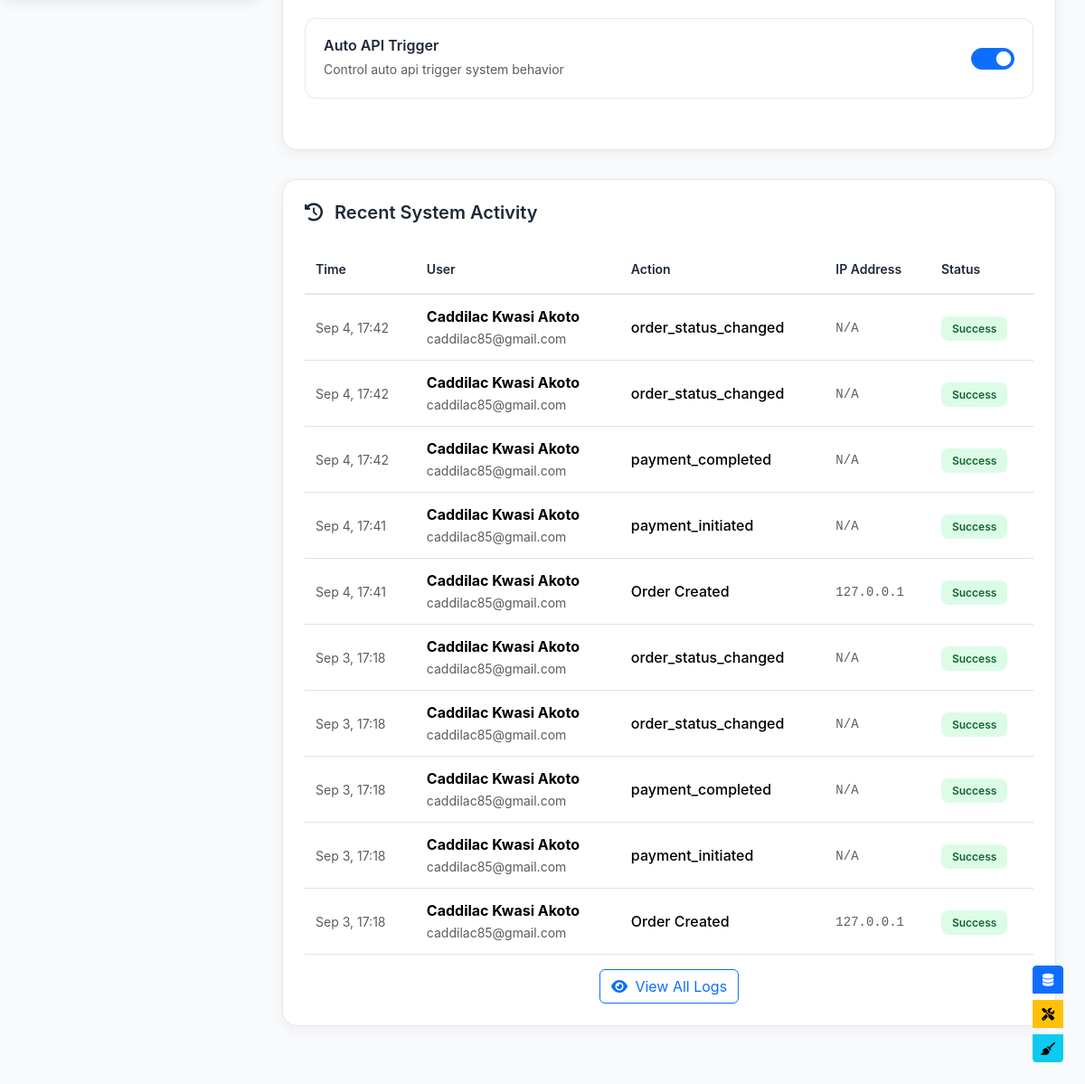
The page /dashboard/management/admin_dashboard/ (signed in, lower part) on the database as committed earlier.
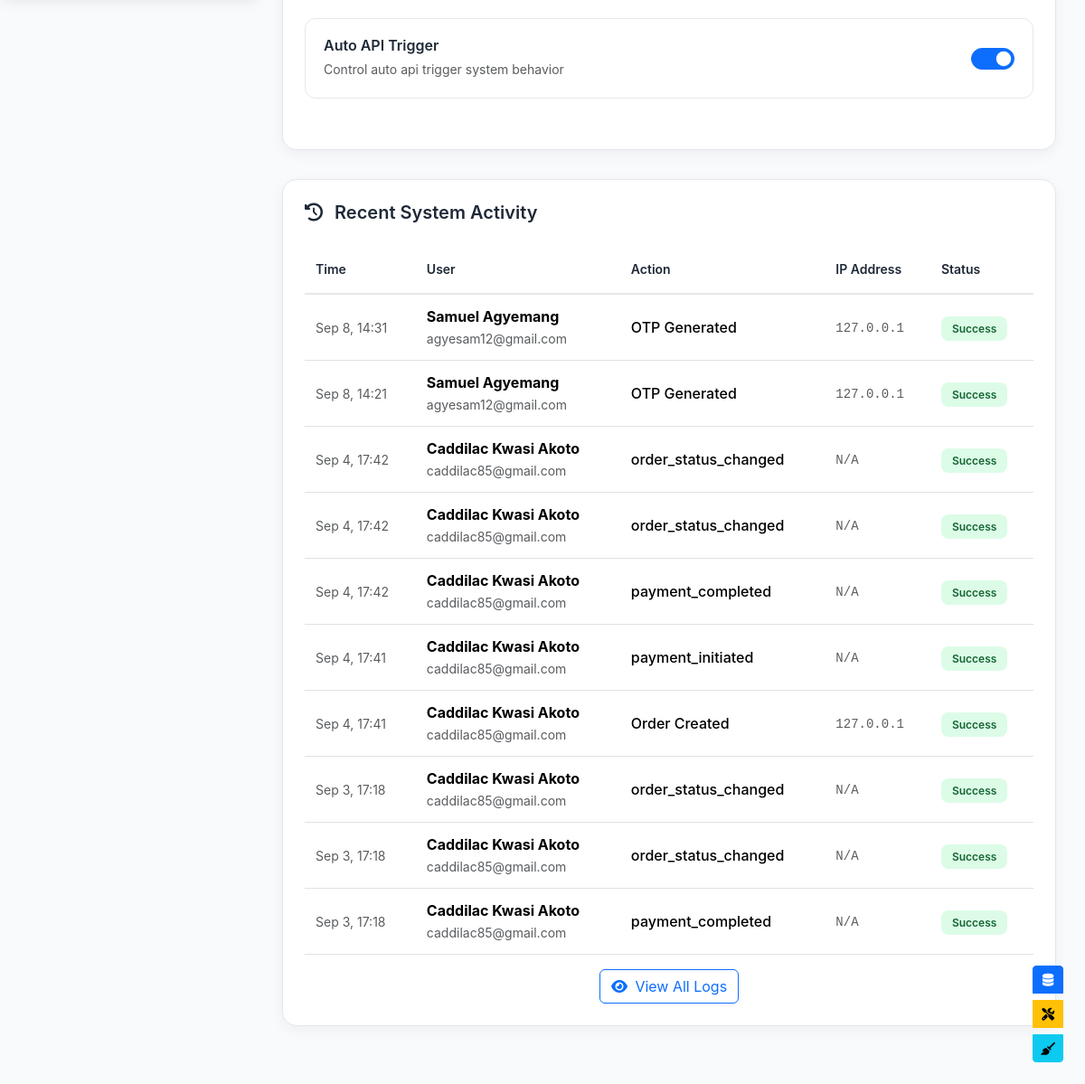
The same page on the database as committed later.
### authentication/models.py (models this page shows, shortened)
class SystemConfiguration(models.Model):
    CONFIG_CHOICES = [
        ('auto_api_trigger', 'Auto API Trigger'),
        ('maintenance_mode', 'Maintenance Mode'),
        ('email_notifications', 'Email Notifications'),
    ]
    key = models.CharField(max_length=50, choices=CONFIG_CHOICES, unique=True)
    value = models.BooleanField(default=True)
    description = models.TextField(blank=True)
    updated_by = models.ForeignKey(
        settings.AUTH_USER_MODEL,
        on_delete=models.SET_NULL,
        null=True,
        blank=True,
        limit_choices_to={'role': 'admin'}
    )
    created_at = models.DateTimeField(auto_now_add=True)
    updated_at = models.DateTimeField(auto_now=True)
    class Meta:
        verbose_name = "System Configuration"
        verbose_name_plural = "System Configurations"

class AuditLog(models.Model):
    id = models.CharField(primary_key=True, unique=True, max_length=20, default=generate_audit_id, editable=False)
    ACTION_CHOICES = [
        ('user_created', 'User Created'),
        ('user_created_failed', 'User Creation Failed'),  # Add this line
        ('user_login', 'User Login'),
        ('user_logout', 'User Logout'),
        ('email_verified', 'Email Verified'),
        ('email_verification_error', 'Email Verification Error'),  # Add this line
        ('otp_generated', 'OTP Generated'),
        ('otp_verified', 'OTP Verified'),
        ('otp_verification_failed', 'OTP Verification Failed'),  # Add this line
        ('otp_resent', 'OTP Resent'),  # Add this line
        ('otp_resend_failed', 'OTP Resend Failed'),  # Add this line
        ('account_locked', 'Account Locked'),
        ('account_unlocked', 'Account Unlocked'),
        ('order_created', 'Order Created'),
        ('payment_made', 'Payment Made'),
    ]
    user = models.ForeignKey(settings.AUTH_USER_MODEL, on_delete=models.SET_NULL, null=True, blank=True)
    action = models.CharField(max_length=30, choices=ACTION_CHOICES)
    details = models.JSONField(default=dict, blank=True)
    ip_address = models.GenericIPAddressField(null=True, blank=True)
    user_agent = models.TextField(blank=True,null=True)
    created_at = models.DateTimeField(auto_now_add=True)
    class Meta:
        ordering = ['-created_at']
        indexes = [
            models.Index(fields=['user', 'action']),
            models.Index(fields=['created_at']),
        ]

class CustomUser(AbstractUser):
    id = models.CharField(primary_key=True, unique=True, max_length=20, default=generate_user_id, editable=False)
    username = None
    ROLE_CHOICES = [
        ('customer', 'Customer'),
        ('agent', 'Agent'),
        ('admin', 'Admin'),
    ]
    ACCOUNT_STATUS_CHOICES = [
        ('pending_verification', 'Pending Email Verification'),
        ('active', 'Active'),
        ('suspended', 'Suspended'),
        ('deactivated', 'Deactivated'),
    ]
    full_name = models.CharField(max_length=255)
    phone_number = models.CharField(max_length=15, unique=True)
    email = models.EmailField(unique=True)
    role = models.CharField(max_length=20, choices=ROLE_CHOICES, default='customer')
    account_status = models.CharField(
        max_length=30,
        choices=ACCOUNT_STATUS_CHOICES,
        default='pending_verification'
    )
    email_verified = models.BooleanField(default=False)
    email_verified_at = models.DateTimeField(null=True, blank=True)
    last_login_attempt = models.DateTimeField(null=True, blank=True)
    failed_login_attempts = models.PositiveIntegerField(default=0)
    account_locked_until = models.DateTimeField(null=True, blank=True)
    created_at = models.DateTimeField(auto_now_add=True)
    updated_at = models.DateTimeField(auto_now=True)
    objects = CustomUserManager()
    USERNAME_FIELD = 'email'
    REQUIRED_FIELDS = ['full_name', 'phone_number']
    class Meta:
        indexes = [
            models.Index(fields=['email']),
            models.Index(fields=['phone_number']),
            models.Index(fields=['account_status']),
            models.Index(fields=['created_at']),
        ]

### management/views.py (the view)
# urls.py: path('admin_dashboard/', AdminDashboardView.as_view(), name='admin_dashboard'),
@method_decorator(admin_required, name='dispatch')
class AdminDashboardView(LoginRequiredMixin,TemplateView):
    template_name = 'management/admin_dashboard.html'
    def get_context_data(self, **kwargs):
        context = super().get_context_data(**kwargs)
        context['title'] = 'Admin Dashboard'
        context['page_header'] = 'Dashboard'
        context.update(self.get_dashboard_metrics())
        context.update(self.get_monthly_analysis())
        context.update(self.perform_system_health_checks())
        context['recent_audit_logs'] = AuditLog.objects.select_related('user').order_by('-created_at')[:10]
        context['system_configs'] = SystemConfiguration.objects.all()
        return context
    def get_dashboard_metrics(self):
        return {
            'total_users': CustomUser.objects.count(),
            'total_orders': DataBundleOrder.objects.count(),
            'total_revenue': Payment.objects.filter(status='success').aggregate(total=Sum('amount'))['total'] or 0,
            'orders_by_status': DataBundleOrder.objects.values('status').annotate(count=Count('status')),
        }
    def get_monthly_analysis(self):
        end_date = timezone.now()
        start_date = end_date - timedelta(days=180) # Last 6 months
        monthly_orders = DataBundleOrder.objects.filter(
            created_at__gte=start_date
        ).annotate(
            month=TruncMonth('created_at')
        ).values('month').annotate(
            count=Count('id')
        ).order_by('month')
        monthly_signups = CustomUser.objects.filter(
            created_at__gte=start_date
        ).annotate(
            month=TruncMonth('created_at')
        ).values('month').annotate(
            count=Count('id')
        ).order_by('month')
        order_months = [item['month'].strftime('%b %Y') for item in monthly_orders]
        order_counts = [item['count'] for item in monthly_orders]
        signup_months = [item['month'].strftime('%b %Y') for item in monthly_signups]
        signup_counts = [item['count'] for item in monthly_signups]
        return {
            'order_months': order_months,
            'order_counts': order_counts,
            'signup_months': signup_months,
            'signup_counts': signup_counts,
        }
    def perform_system_health_checks(self):
        health_issues = []
        orders_without_payment = DataBundleOrder.objects.filter(
            status__in=['pending', 'processing'],
            payment__isnull=True
        ).count()
        if orders_without_payment > 0:
            health_issues.append(f"⚠️ {orders_without_payment} pending/processing orders have no associated payment record.")
        completed_orders_with_failed_payments = DataBundleOrder.objects.filter(
            status='completed',
            payment__status='failed'
        ).count()
        if completed_orders_with_failed_payments > 0:
            health_issues.append(f"🚨 {completed_orders_with_failed_payments} completed orders have failed payment statuses. This indicates a data inconsistency.")
        payments_without_order = Payment.objects.filter(order__isnull=True).count()
        if payments_without_order > 0:
            health_issues.append(f"🚨 {payments_without_order} payments exist without a corresponding order.")
        users_inconsistency = CustomUser.objects.filter(
            account_status='active',
            email_verified=False
        ).count()
        if users_inconsistency > 0:
            health_issues.append(f"🚨 {users_inconsistency} users are marked 'active' but their email is not verified.")
        orders_with_missing_telco = DataBundleOrder.objects.filter(telco__isnull=True).count()
        if orders_with_missing_telco > 0:
            health_issues.append(f"🚨 {orders_with_missing_telco} orders have no associated Telco record.")
        return {'health_issues': health_issues}

### templates/management/admin_dashboard.html (shortened to what the changed rows need)
<!DOCTYPE html>
<html lang="en">
<head>
    <link href="https://cdnjs.cloudflare.com/ajax/libs/bootstrap/5.3.2/css/bootstrap.min.css" rel="stylesheet">
    <link href="https://cdnjs.cloudflare.com/ajax/libs/font-awesome/6.4.0/css/all.min.css" rel="stylesheet">
</head>
<body>
    <div class="main-wrapper">
        <div class="dashboard-content">
            <div class="table-section">
                <div class="config-grid">
                    {% for config in system_configs %}
                    <div class="config-card">
                        <div class="config-info">
                            <h6>{{ config.get_key_display }}</h6>
                            <small class="text-muted">
                                {% if config.description %}
                                    {{ config.description }}
                                {% else %}
                                    Control {{ config.get_key_display|lower }} system behavior
                                {% endif %}
                            </small>
                        </div>
                        <div class="form-check form-switch">
                            <input class="form-check-input" type="checkbox"
                                   id="config_{{ config.key }}"
                                   data-config="{{ config.key }}"
                                   {% if config.value %}checked{% endif %}
                                   onchange="toggleConfig('{{ config.key }}', this.checked)">
                        </div>
                    </div>
                    {% endfor %}
                </div>
            </div>
            <div class="table-section">
                <div class="table-responsive">
                    <table class="table">
                        <thead>
                            <tr>
                                <th>Time</th>
                                <th>User</th>
                                <th>Action</th>
                                <th>IP Address</th>
                                <th>Status</th>
                            </tr>
                        </thead>
                        <tbody>
                            {% for log in recent_audit_logs %}
                            <tr>
                                <td>
                                    <small class="text-muted">
                                        {{ log.created_at|date:"M j, H:i" }}
                                    </small>
                                </td>
                                <td>
                                    {% if log.user %}
                                        <strong>{{ log.user.full_name }}</strong>
                                        <br>
                                        <small class="text-muted">{{ log.user.email }}</small>
                                    {% else %}
                                        <span class="text-muted">System</span>
                                    {% endif %}
                                </td>
                                <td>
                                    <span class="fw-medium">{{ log.get_action_display }}</span>
                                </td>
                                <td>
                                    <code class="text-muted">{{ log.ip_address|default:"N/A" }}</code>
                                </td>
                                <td>
                                    {% if "failed" in log.action or "error" in log.action %}
                                        <span class="badge-status badge-failed">Failed</span>
                                    {% elif "locked" in log.action %}
                                        <span class="badge-status badge-pending">Warning</span>
                                    {% else %}
                                        <span class="badge-status badge-success">Success</span>
                                    {% endif %}
                                </td>
                            </tr>
                            {% endfor %}
                        </tbody>
                    </table>
                </div>
            </div>
        </div>
    </div>
</body>
</html>

Rows that differ between the two databases and show on the page:
no longer on this page (row unchanged): AuditLog: created_at "Sep 3, 17:18", user.full_name "Caddilac Kwasi Akoto", user.email "caddilac85@gmail.com", action "payment_initiated", ip_address "N/A", shows "Success"
no longer on this page (row unchanged): AuditLog: created_at "Sep 3, 17:18", user.full_name "Caddilac Kwasi Akoto", user.email "caddilac85@gmail.com", action "Order Created", ip_address "127.0.0.1", shows "Success"
added AuditLog: created_at "Sep 8, 14:31", user.full_name "Samuel Agyemang", user.email "agyesam12@gmail.com", action "OTP Generated", ip_address "127.0.0.1", shows "Success"
added AuditLog: created_at "Sep 8, 14:21", user.full_name "Samuel Agyemang", user.email "agyesam12@gmail.com", action "OTP Generated", ip_address "127.0.0.1", shows "Success"
